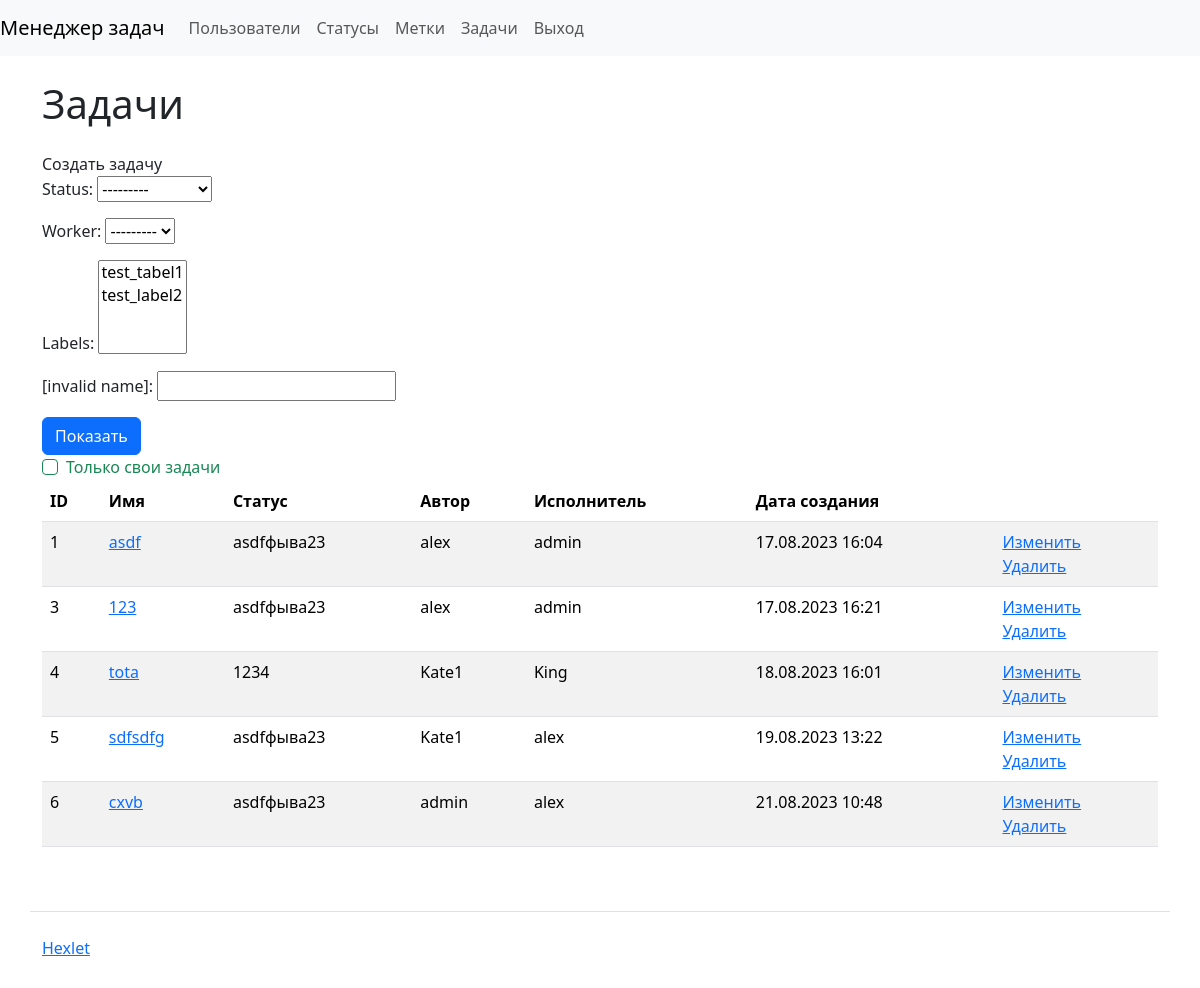
Before: /tasks/ (signed in) with the older database file.
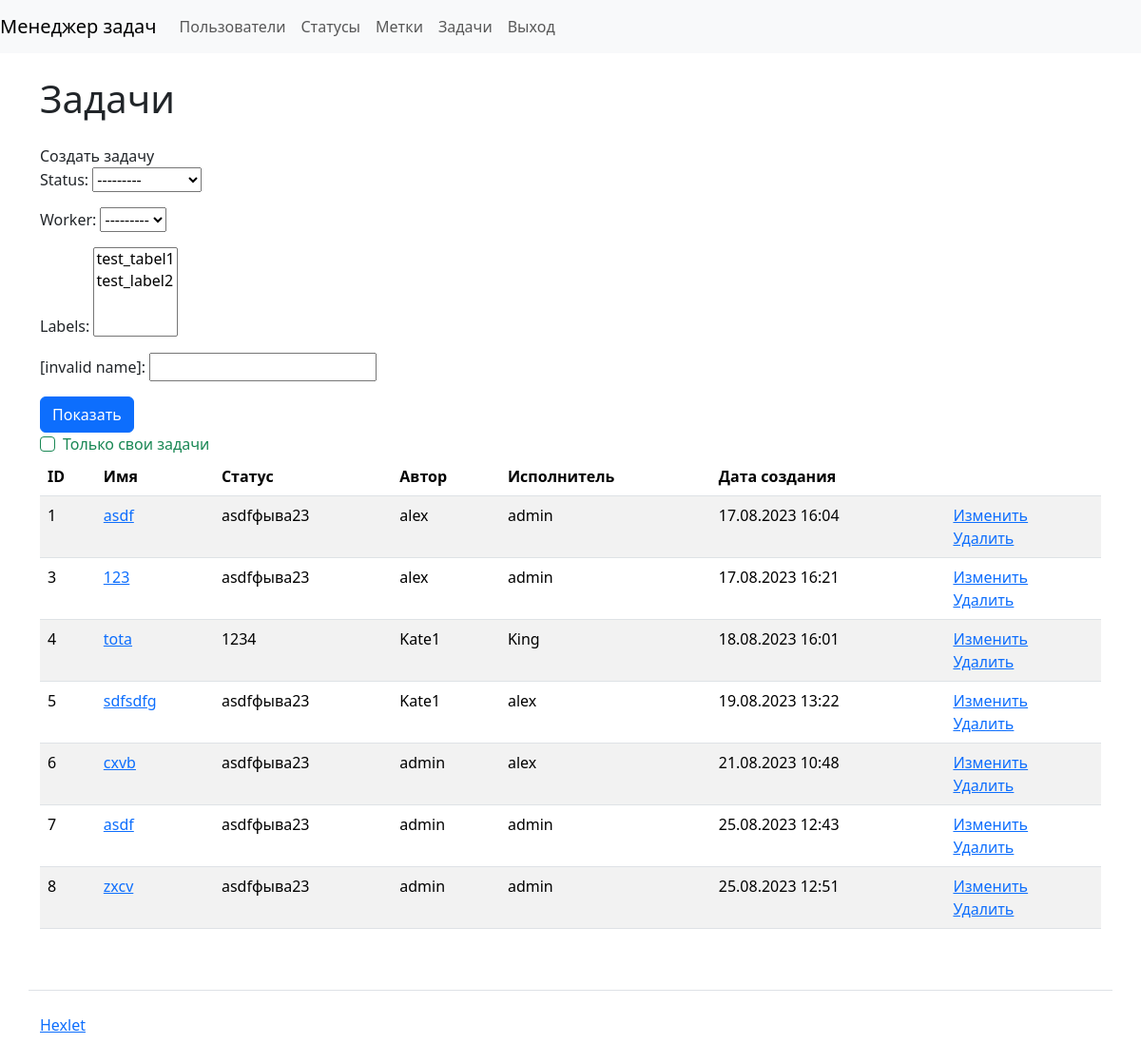
After: the same page with the newer database file.
### task_manager/tasks/models.py (models this page shows, shortened)
class Task(models.Model):
    name = models.CharField(max_length=255)
    description = models.CharField(max_length=255)
    status = models.ForeignKey(Status, on_delete=models.RESTRICT, related_name='tasks')
    author = models.ForeignKey(User, on_delete=models.RESTRICT, related_name='tasks_authored')
    worker = models.ForeignKey(User, on_delete=models.RESTRICT, related_name='tasks_assigned', null=True)
    labels = models.ManyToManyField(Label)
    date_joined = DateTimeField(auto_now_add=True)

### task_manager/statuses/models.py (models this page shows)
class Status(models.Model):
    name = models.CharField(max_length=255)
    date_joined = DateTimeField(auto_now_add=True)
    def __str__(self):
        return self.name

### task_manager/tasks/views.py (the view)
# urls.py: path('', views.TaskShow.as_view(), name='tasks'),
class TaskShow(CustomLoginRequiredMixin, View):
    def get(self, request, *args, **kwargs):
        task_filter = TaskFilter(request.GET, queryset=Task.objects.all())
        tasks = task_filter.qs
        if request.GET.get('self_tasks'):
            tasks = task_filter.qs.filter(author=request.user)
        return render(request, 'tasks/tasks.html', {
            'form': task_filter.form,
            'tasks': tasks,
        })

### task_manager/labels/models.py (called while the page is built)
    def __str__(self):
        return self.name

### task_manager/mixins.py (called while the page is built)
    def dispatch(self, request, *args, **kwargs):
        if not request.user.is_authenticated:
            messages.error(request, self.permission_denied_message)
        return super().dispatch(request, *args, **kwargs)

### task_manager/templates/tasks/tasks.html
{% extends "index.html" %}
{% block content %}
<h1 class="my-4">Задачи</h1>
<a class="nav-link" href="{% url 'create_task' %}">Создать задачу</a>
<form class="form-inline center" method="get" action="{% url 'tasks' %}">
  {{ form.as_p}}
  <input class="btn btn-primary" type="submit" value="Показать">
  <div class="form-check">
    <input type="checkbox" name="self_tasks" class="form-check-input is-valid" id="id_self_tasks">
    <label class="form-check-label" for="id_self_tasks">Только свои задачи</label>
  </div>
</form>
<table class="table table-striped">
    <thead>
      <tr>
        <th>ID</th>
        <th>Имя</th>
        <th>Статус</th>
        <th>Автор</th>
        <th>Исполнитель</th>
        <th>Дата создания</th>
        <th></th>
      </tr>
    </thead>
    <tbody>
        {% for task in tasks %}
        <tr>
          <td>{{ task.pk }}</td>
          <td>
            <a href="{% url 'get_task' task.pk %}">{{ task.name }}</a>
          </td>
          <td>{{ task.status }}</td>
          <td>{{ task.author }}</td>
          <td>{{ task.worker }}</td>
          <td>{{ task.date_joined|date:'d.m.Y H:i' }}</td>
          <td>
            <a href="{% url 'edit_task' task.pk %}">Изменить</a>
            <br>
            <a href="{% url 'delete_task' task.pk %}">Удалить</a>
          </td>
        </tr>
        {% endfor %}
    </tbody>
</table>
{% endblock %}

### task_manager/templates/index.html (shortened to what this page needs)
<!DOCTYPE html>
{% load django_bootstrap5 %}
{% bootstrap_css %}
<html lang="ru-ru">
  <head>
  </head>
  <body class="d-flex flex-column min-vh-100">
    <nav class="navbar navbar-expand-lg navbar-light bg-light">
      <a class="navbar-brand" href="{% url 'index' %}">Менеджер задач</a>
      <div class="collapse navbar-collapse" id="navbarToggleExternalContent">
        <ul class="navbar-nav mr-auto">
          <li class="nav-item">
            <a class="nav-link" href="{% url 'users' %}">Пользователи</a>
          </li>
          {% if user.is_authenticated %}
          <li class="nav-item">
            <a class="nav-link" href="{% url 'statuses' %}">Статусы</a>
          </li>
          <li class="nav-item">
            <a class="nav-link" href="{% url 'labels' %}">Метки</a>
          </li>
          <li class="nav-item">
            <a class="nav-link" href="{% url 'tasks' %}">Задачи</a>
          </li>
          <li class="nav-item">
            <form id="logout-form" action="{% url 'logout' %}" method="POST">
              <a class="nav-link" onclick="document.getElementById('logout-form').submit();" style="cursor: pointer;">Выход</a>
            </form>
          </li>
          {% endif %}
        </ul>
      </div>
    </nav>
    <div class="container wrapper flex-grow-1">
    {% block content %}{% endblock %}
    </div>
    <footer>
      <div class="container my-5 pt-4 border-top">
        <a target="_blank" href="https://ru.hexlet.io/">Hexlet</a>
      </div>
    </footer>
  </body>
</html>

Changed rows visible on the page:
added Task: pk "7", name "asdf", status "asdfфыва23", author "admin", worker "admin", date_joined "25.08.2023 12:43"
added Task: pk "8", name "zxcv", status "asdfфыва23", author "admin", worker "admin", date_joined "25.08.2023 12:51"
